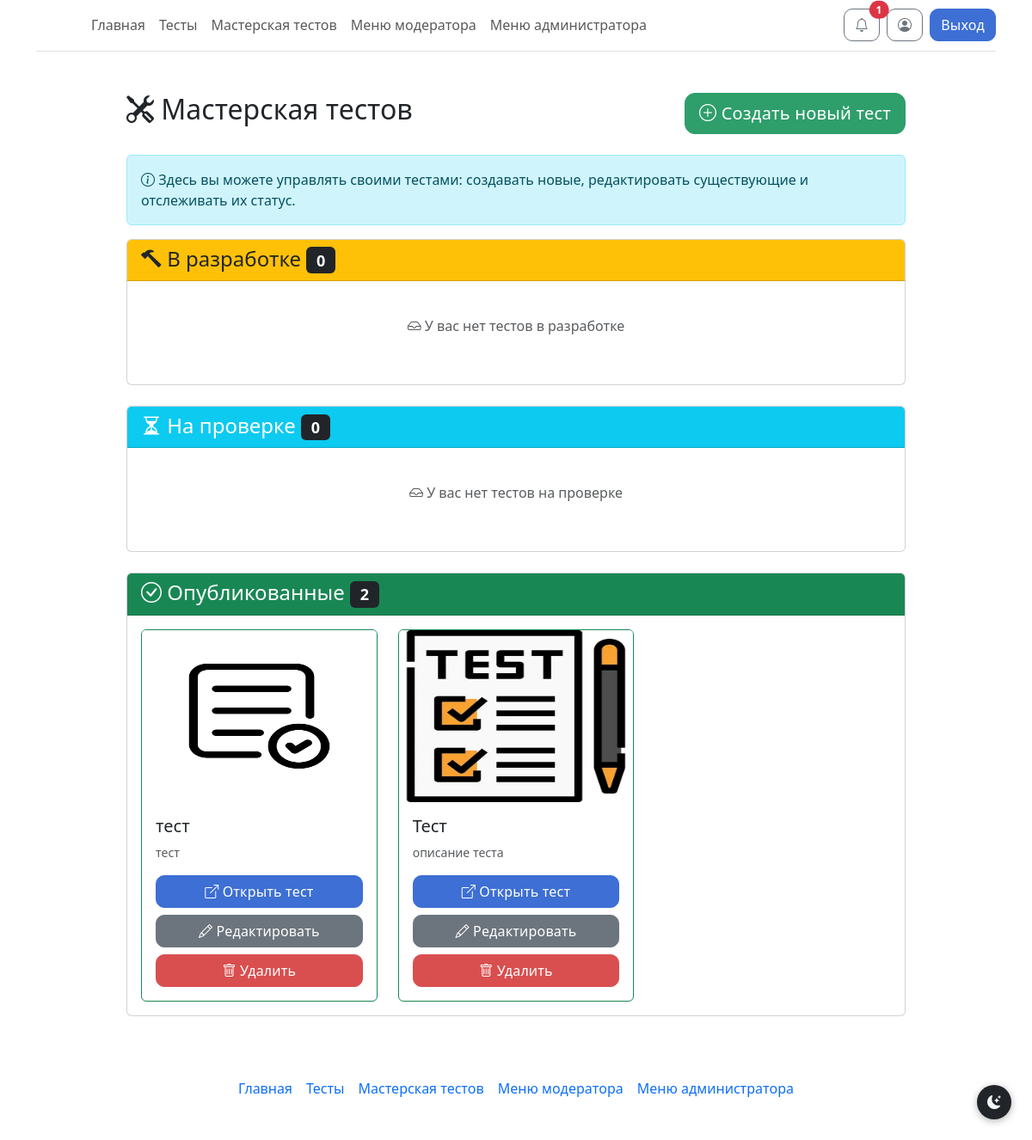
The page /workshop (signed in) on the database its author committed.
### models.py (models this page shows)
class Tests(db.Model):
    test_id = db.Column(db.Integer, primary_key=True)
    test_id_creator = db.Column(db.Integer)
    test_name = db.Column(db.String)
    test_description = db.Column(db.String)
    test_status = db.Column(db.Integer)
    test_image = db.Column(db.String)

### routes/workshop.py (the view)
@workshop_bp.route('/workshop')
@login_required
def workshop():
    user_tests = Tests.query.filter_by(test_id_creator=current_user.id).all()
    return render_template("workshop.html",
                           tests_in_progress=[t for t in user_tests if t.test_status == 0],
                           tests_pending=[t for t in user_tests if t.test_status == 1],
                           tests_published=[t for t in user_tests if t.test_status == 2])

### __init__.py (called while the page is built, shortened)
@manager.user_loader
def load_user(user_id):
    return db.session.get(User, user_id)

@app.template_filter('get_unread_notifications_count')
def get_unread_notifications_count(user_id):
    return Notifications.query.filter_by(n_user_id=user_id, n_is_read=False).count()

@app.before_request
def check_must_rate_test():
    excluded_paths = ['/test/', '/static/', '/logout']

### templates/workshop.html (shortened to what this page needs)
{% extends 'base.html' %}
{% block main %}
<div class="container mt-4">
    <div class="row">
        <div class="col-md-10 mx-auto">
            <div class="d-flex justify-content-between align-items-center mb-4">
                <h2><i class="bi bi-tools"></i> Мастерская тестов</h2>
                <a href="/create" class="btn btn-success btn-lg">
                    <i class="bi bi-plus-circle"></i> Создать новый тест
                </a>
            </div>
            <div class="alert alert-info">
                <i class="bi bi-info-circle"></i>
                Здесь вы можете управлять своими тестами: создавать новые, редактировать существующие и отслеживать их статус.
            </div>
            <div class="card mb-4">
                <div class="card-header bg-warning text-dark">
                    <h4 class="mb-0">
                        <i class="bi bi-hammer"></i> В разработке
                        <span class="badge bg-dark">{{ tests_in_progress|length }}</span>
                    </h4>
                </div>
                <div class="card-body">
                    {% if tests_in_progress %}
                    <div class="row row-cols-1 row-cols-md-2 row-cols-lg-3 g-4">
                        {% for test in tests_in_progress %}
                        <div class="col">
                            <div class="card h-100 border-warning">
                                {% if test.test_image %}
                                <img src="{{ url_for('static', filename='img/' + test.test_image) }}"
                                     class="card-img-top"
                                     alt="{{ test.test_name }}"
                                     style="height: 200px; object-fit: cover;">
                                {% else %}
                                <img src="{{ url_for('static', filename='img/placeholder.png') }}"
                                     class="card-img-top"
                                     alt="Placeholder"
                                     style="height: 200px; object-fit: cover;">
                                {% endif %}
                                <div class="card-body">
                                    <h5 class="card-title">{{ test.test_name }}</h5>
                                    <p class="card-text text-muted small">{{ test.test_description[:100] }}{% if test.test_description|length > 100 %}...{% endif %}</p>
                                    <div class="d-grid gap-2">
                                        <a href="/createnext" class="btn btn-primary">
                                            <i class="bi bi-pencil"></i> Продолжить создание
                                        </a>
                                        <button type="button"
                                                class="btn btn-danger"
                                                onclick="if(confirm('Удалить тест? Это действие нельзя отменить!')) { document.getElementById('delete-form-{{ test.test_id }}').submit(); }">
                                            <i class="bi bi-trash"></i> Удалить
                                        </button>
                                    </div>
                                    <form id="delete-form-{{ test.test_id }}"
                                          method="POST"
                                          action="/delete-test"
                                          style="display: none;">
                                    </form>
                                </div>
                            </div>
                        </div>
                        {% endfor %}
                    </div>
                    {% else %}
                    <p class="text-muted text-center py-4">
                        <i class="bi bi-inbox"></i> У вас нет тестов в разработке
                    </p>
                    {% endif %}
                </div>
            </div>
            <div class="card mb-4">
                <div class="card-header bg-info text-white">
                    <h4 class="mb-0">
                        <i class="bi bi-hourglass-split"></i> На проверке
                        <span class="badge bg-dark">{{ tests_pending|length }}</span>
                    </h4>
                </div>
                <div class="card-body">
                    {% if tests_pending %}
                    <div class="row row-cols-1 row-cols-md-2 row-cols-lg-3 g-4">
                        {% for test in tests_pending %}
                        <div class="col">
                            <div class="card h-100 border-info">
                                {% if test.test_image %}
                                <img src="{{ url_for('static', filename='img/' + test.test_image) }}"
                                     class="card-img-top"
                                     alt="{{ test.test_name }}"
                                     style="height: 200px; object-fit: cover;">
                                {% else %}
                                <img src="{{ url_for('static', filename='img/placeholder.png') }}"
                                     class="card-img-top"
                                     alt="Placeholder"
                                     style="height: 200px; object-fit: cover;">
                                {% endif %}
                                <div class="card-body">
                                    <h5 class="card-title">{{ test.test_name }}</h5>
                                    <p class="card-text text-muted small">{{ test.test_description[:100] }}{% if test.test_description|length > 100 %}...{% endif %}</p>
                                    <div class="alert alert-info small mb-2">
                                        <i class="bi bi-clock"></i> Ожидает проверки модератором
                                    </div>
                                    <div class="d-grid gap-2">
                                        <a href="{{ url_for('edit_test', test_id=test.test_id) }}"
                                           class="btn btn-secondary">
                                            <i class="bi bi-pencil"></i> Редактировать
                                        </a>
                                        <button type="button"
                                                class="btn btn-danger"
                                                onclick="if(confirm('Удалить тест «{{ test.test_name }}»? Это действие нельзя отменить!')) { document.getElementById('delete-pending-{{ test.test_id }}').submit(); }">
                                            <i class="bi bi-trash"></i> Удалить
                                        </button>
                                        <form id="delete-pending-{{ test.test_id }}"
                                              method="POST"
                                              action="{{ url_for('workshop_delete_test', test_id=test.test_id) }}"
                                              style="display:none;"></form>
                                    </div>
                                </div>
                            </div>
                        </div>
                        {% endfor %}
                    </div>
                    {% else %}
                    <p class="text-muted text-center py-4">
                        <i class="bi bi-inbox"></i> У вас нет тестов на проверке
                    </p>
                    {% endif %}
                </div>
            </div>
            <div class="card mb-4">
                <div class="card-header bg-success text-white">
                    <h4 class="mb-0">
                        <i class="bi bi-check-circle"></i> Опубликованные
                        <span class="badge bg-dark">{{ tests_published|length }}</span>
                    </h4>
                </div>
                <div class="card-body">
                    {% if tests_published %}
                    <div class="row row-cols-1 row-cols-md-2 row-cols-lg-3 g-4">
                        {% for test in tests_published %}
                        <div class="col">
                            <div class="card h-100 border-success">
                                {% if test.test_image %}
                                <img src="{{ url_for('static', filename='img/' + test.test_image) }}"
                                     class="card-img-top"
                                     alt="{{ test.test_name }}"
                                     style="height: 200px; object-fit: cover;">
                                {% else %}
                                <img src="{{ url_for('static', filename='img/placeholder.png') }}"
                                     class="card-img-top"
                                     alt="Placeholder"
                                     style="height: 200px; object-fit: cover;">
                                {% endif %}
                                <div class="card-body">
                                    <h5 class="card-title">{{ test.test_name }}</h5>
                                    <p class="card-text text-muted small">{{ test.test_description[:100] }}{% if test.test_description|length > 100 %}...{% endif %}</p>
                                    <div class="d-grid gap-2">
                                        <a href="/test/{{ test.test_name }}"
                                           class="btn btn-primary">
                                            <i class="bi bi-box-arrow-up-right"></i> Открыть тест
                                        </a>
                                        <a href="{{ url_for('edit_test', test_id=test.test_id) }}"
                                           class="btn btn-secondary">
                                            <i class="bi bi-pencil"></i> Редактировать
                                        </a>
                                        <button type="button"
                                                class="btn btn-danger"
                                                onclick="if(confirm('Удалить тест «{{ test.test_name }}»? Он будет снят с публикации. Это действие нельзя отменить!')) { document.getElementById('delete-published-{{ test.test_id }}').submit(); }">
                                            <i class="bi bi-trash"></i> Удалить
                                        </button>
                                    </div>
                                </div>
                            </div>
                        </div>
                        {% endfor %}
                    </div>
                    {% else %}
                    <p class="text-muted text-center py-4">
                        <i class="bi bi-inbox"></i> У вас нет опубликованных тестов
                    </p>
                    {% endif %}
                </div>
            </div>
        </div>
    </div>
</div>
{% endblock %}

### static/style/style.css (style rules this page uses)
.btn { border-radius: 10px !important; font-weight: 500; letter-spacing: 0.01em; transition: transform 0.1s ease, box-shadow 0.1s ease, background-color 0.1s ease !important; }
.btn-primary { background: #3d6fd4 !important; border-color: #3d6fd4 !important; }
.btn-success { background: #2e9e6b !important; border-color: #2e9e6b !important; }
.btn-danger { background: #d94f4f !important; border-color: #d94f4f !important; }
.btn-secondary { background: #6c757d !important; border-color: #6c757d !important; }
.btn-lg { border-radius: 12px !important; }
.card:not(.card-fixed) .card-img-top { object-fit: fill !important; width: 100%; }

### rows shown on the page
Tests: test_image (picture), test_name "тест", test_description "тест"
Tests: test_image (picture), test_name "Тест", test_description "описание теста"

### other values the page prints
{{ unread_count if unread_count < 100 else '99+' }} "1"
{{ tests_in_progress|length }} "0"
{{ tests_pending|length }} "0"
{{ tests_published|length }} "2"
